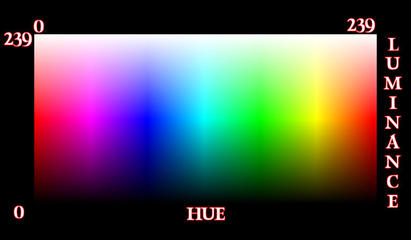
//> input picture 4.jpg, 411 x 240 px
$ ./RED2BLUE   (built with g++ and OpenCV 4)
//> lines starting //> are read from the running program, lines starting //| are printed output that depends on the picture; after the words box and inside, x2 and y2 are one past the last pixel; in counts of white or black regions, pixels touching at a corner belong together
#include "opencv2/opencv.hpp"
#include <opencv2/core.hpp>
#include <opencv2/imgcodecs.hpp>
#include <opencv2/highgui.hpp>
#include <cv.h>
#include <cxcore.h>
#include <highgui.h>
#include <iostream>

using namespace cv;
using namespace std;

int main(int argc, char** argv)
{

////////////show img
	Mat image;
    image = imread("4.jpg");
//> image is the input picture: 240 rows x 411 cols, CV_8UC3; mean B, G, R 78, 77.8, 80.6
    //Mat image(200,200, CV_8UC3, Scalar(0,200,0));
	 Mat hsvimage,hue;
	imshow("image", image);
	// cout << "M = " << endl << " " << image << endl << endl;
	  cvtColor(image, hsvimage, CV_BGR2HSV);
//> hsvimage: 240 rows x 411 cols, CV_8UC3; mean H, S, V 59.7, 129.1, 117.7
	 // imshow("HSV", hsvimage);
   vector<Mat> hsv;
   split(hsvimage,hsv);
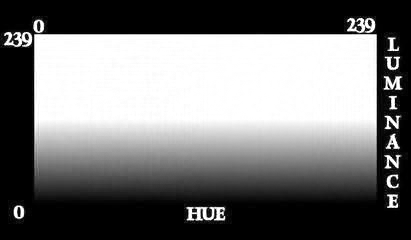
//> hsv[2]: 240 rows x 411 cols, CV_8UC1; min 0, max 255, mean 117.7
   //merge(hsv,hue);
   int Len1=hsvimage.rows;
//> Len1 = 240
   int Len2=hsvimage.cols;
//> Len2 = 411
   int avgH=40,dis=20;
   for(int i=0;i<Len2;i++)
   {
	   for(int j=0;j<Len1;j++)
	   {
		   if((hsv[1].at<uchar>(j,i))<=(256-dis*2)&&(hsv[1].at<uchar>(j,i))>=(dis*2) &&( (hsv[0].at<uchar>(j,i))<=(dis) || hsv[0].at<uchar>(j,i)>=(160-dis)))
				//find red
			{
				hsv[0].at<uchar>(j,i)=50;//try
			}
	   }
   }
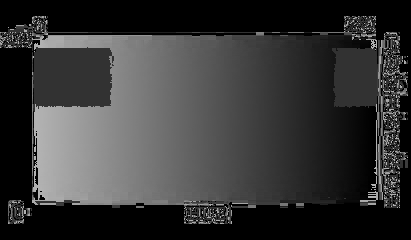
//> hsv[0]: 240 rows x 411 cols, CV_8UC1; min 0, max 179, mean 54.2
		merge(hsv,hue);
//> hue: 240 rows x 411 cols, CV_8UC3; mean H, S, V 54.2, 129.1, 117.7
	   cvtColor(hue,image,  CV_HSV2BGR);
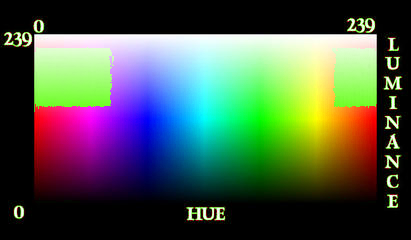
//> image: 240 rows x 411 cols, CV_8UC3; mean B, G, R 73.9, 87.1, 73.7
	  imshow("RGB2", image);


        // [32 lines of commented-out code are left out]
VideoCapture capture(1);//

Mat frame;
capture  >> frame;
Len1=frame.rows;
Len2=frame.cols;
//avgH=50,dis=10;


  while(1)
  {
	cvtColor(frame, hsvimage, CV_BGR2HSV);
	split(hsvimage,hsv);
   for(int i=0;i<Len2;i++)
   {
	   for(int j=0;j<Len1;j++)
	   {
		   if((hsv[1].at<uchar>(j,i))>=(dis) &&( (hsv[0].at<uchar>(j,i))<=(dis) || hsv[0].at<uchar>(j,i)>=(160-dis)))
			//find red on write board
		   {
				hsv[0].at<uchar>(j,i)=100;//change to blue
				hsv[1].at<uchar>(j,i)=255;
				hsv[2].at<uchar>(j,i)=255;
		   }
	   }
   }
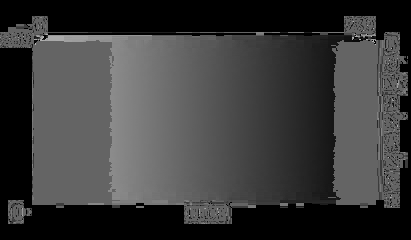
//> hsv[0]: 240 rows x 411 cols, CV_8UC1; min 0, max 178, mean 58.8
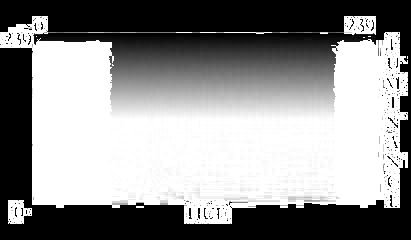
//> hsv[1]: 240 rows x 411 cols, CV_8UC1; min 0, max 255, mean 142.9
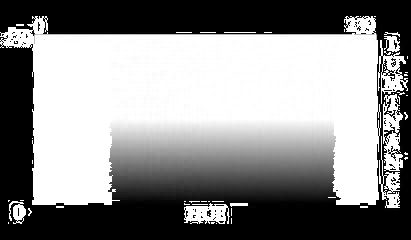
//> hsv[2]: 240 rows x 411 cols, CV_8UC1; 19.06% of pixels changed, all inside (x1, y1, x2, y2) = (0, 16, 408, 224)

		merge(hsv,hue);
//> hue: 240 rows x 411 cols, CV_8UC3; mean H, S, V 58.8, 142.9, 139.2
	   cvtColor(hue,frame,  CV_HSV2BGR);
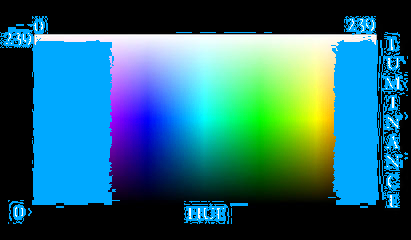
//> frame: 240 rows x 411 cols, CV_8UC3; mean B, G, R 116.6, 103.3, 40.4
		imshow("读取视频", frame);
		capture  >> frame;

      char c=cvWaitKey(33);
//> the Esc key is pressed
      if(c==27)break;		//wait for ESC
  }

return 0;
}
